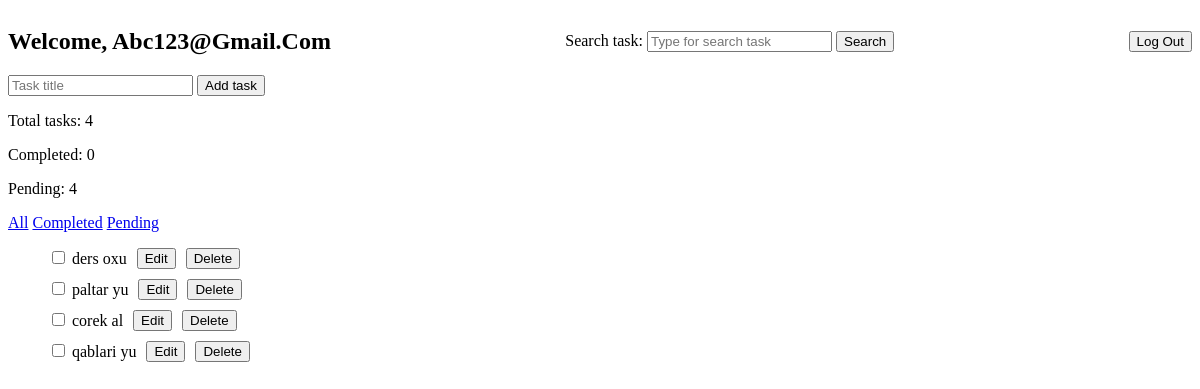
/welcome?filter=pending&search= (signed in), run on the app's committed database.
### ToDoAPI/models.py (models this page shows, shortened)
class Todo(models.Model):
    user = models.ForeignKey(User, on_delete=models.CASCADE)
    title = models.CharField(max_length=255)
    completed = models.BooleanField(default=False)
    created_at = models.DateTimeField(auto_now_add=True)

### ToDoAPI/views.py (the view)
# urls.py: path('welcome', views.welcome, name='welcome'),
@login_required
def welcome(request):
    if request.method == "POST":
        title = request.POST.get("title")
        title = title.strip()
        if title:
            Todo.objects.create(user=request.user, title=title)
        return redirect('/welcome')
    todos = Todo.objects.filter(user=request.user).order_by('-created_at')
    search = request.GET.get("search")
    if search:
        search = search.strip()
        todos = todos.filter(title__icontains=search)
    else:
        search=""
    filter_type = request.GET.get("filter", "")
    if filter_type:
        if filter_type == "pending":
            todos = todos.filter(completed=False)
        elif filter_type == "completed":
            todos = todos.filter(completed=True)
    total = todos.count()
    c_count = todos.filter(completed=True).count()
    u_count = todos.filter(completed=False).count()
    return render(request, 'ToDoAPI/welcome.html', {"todos" : todos, "total" : total, "completed" : c_count, "uncompleted" : u_count, "search" : search, "filter_type" : filter_type})

### ToDoAPI/templates/ToDoAPI/welcome.html (shortened to what this page needs)
<!DOCTYPE html>
<html lang="en">
<head>
    {% load static %}
    <link rel="stylesheet" href="{% static 'ToDoAPI/style2.css' %}">
</head>
<body>
    <nav>
        <h1>Welcome, {{ request.user.username|title }}</h1>
        <div>
            <form method="GET">
                <label>Search task:</label>
                <input type="text" name="search" placeholder="Type for search task" value="{{ search }}">
                <button type="submit">Search</button>
            </form>
        </div>
        <a href="{% url 'logout' %}">
            <button>Log Out</button>
        </a>
    </nav>
    <form method="post">
        <input type="text" name="title" required placeholder="Task title">
        <button type="submit">Add task</button>
    </form>
    <p>Total tasks: {{ total }}</p>
    <p>Completed: {{ completed }}</p>
    <p>Pending: {{ uncompleted }}</p>
    <div class="filter-btn">
        <form method="GET">
            <a href="{% url 'welcome' %}?filter=all&search={{ search }}">All</a>
            <a href="{% url 'welcome' %}?filter=completed&search={{ search }}">Completed</a>
            <a href="{% url 'welcome' %}?filter=pending&search={{ search }}">Pending</a>
        </form>
    </div>
    <ul>
        {% for todo in todos %}
        {% if todo.id == editing_id %}
            <li id="todo-{{ todo.id }}">
                <form method="post" action="{% url 'edit' todo.id %}">
                    {% csrf_token %}
                    <input type="hidden" name="next" value="/welcome?search={{ search }}&filter={{ filter_type }}">
                    <input value="{{ todo.title }}" name="new_todo" required>
                    <button type="submit">Save</button>
                </form>
                <a href="{% url 'welcome' %}?search={{ search }}&filter={{ filter_type }}">
                    <button>Cancel</button>
                </a>
            </li>
        {% else%}
        <li id="todo-{{ todo.id }}">
            <form method="post" action="{% url 'toggle' todo.id %}">
                <input type="checkbox" name="completed" onchange="this.form.submit();"
                >
                <span
                >
                    {{ todo.title }}
                </span>
            </form>
            <a href="{% url 'edit' todo.id %}?search={{ search }}&filter={{ filter_type }}">
                <button>Edit</button>
            </a>
            <form method="post" action="{% url 'delete' todo.id %}">
                <button type="submit" name="delete">Delete</button>
            </form>
        </li>
        {% endif %}
        {% endfor %}
    </ul>
</body>
</html>

### ToDoAPI/static/ToDoAPI/style2.css (style rules this page uses)
nav { display: flex; justify-content: space-between; align-items: center; }
li { list-style: none; display: flex; align-items: center; gap: 10px; }
ul { display: flex; flex-direction: column; gap: 10px; }

### data on the page
Todo: title "ders oxu"
Todo: title "paltar yu"
Todo: title "corek al"
Todo: title "qablari yu"

### other printed values
{{ request.user.username|title }} "Abc123@Gmail.Com"
{{ total }} "4"
{{ completed }} "0"
{{ uncompleted }} "4"
